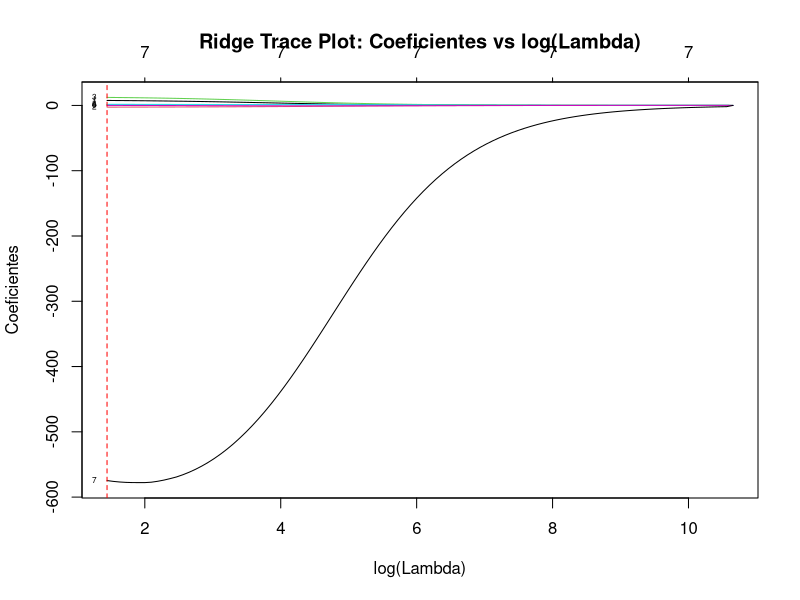

R code for this plot: (Note: this script raises an error after producing the figure.)
# Carregar pacotes
library(readxl)
library(caret)
library(glmnet)
library(car)
library(corrplot)

# Ler os dados
dados <- read_excel("dados_pinus.xlsx")

#------------------ Modelo Ridge Completo ----------------------------#
set.seed(123)
train_index <- createDataPartition(dados$VOLUME, p = 0.7, list = FALSE)
dados_treino <- dados[train_index, ]
dados_teste <- dados[-train_index, ]

x_train <- model.matrix(VOLUME ~ ., dados_treino)[, -1]  # Remove intercepto
y_train <- dados_treino$VOLUME

x_test <- model.matrix(VOLUME ~ ., dados_teste)[, -1]
y_test <- dados_teste$VOLUME

# Regressão Ridge (alpha = 0)
cv_ridge <- cv.glmnet(x_train, y_train, alpha = 0, standardize = TRUE)

# Melhor lambda
best_lambda_ridge <- cv_ridge$lambda.min
cat("Melhor lambda (Ridge):", best_lambda_ridge, "\n")


modelo_ridge <- glmnet(x_train, y_train,
                       alpha = 0,
                       lambda = best_lambda_ridge,
                       standardize = TRUE)


# Coeficientes do modelo final
coef_ridge <- coef(modelo_ridge)
print(coef_ridge)

# Predição no conjunto de teste
y_pred_ridge <- predict(modelo_ridge, s = best_lambda_ridge, newx = x_test)

R2_ridge <- cor(y_test, y_pred_ridge)^2
rmse_ridge <- sqrt(mean((y_test - y_pred_ridge)^2))
mae_ridge <- mean(abs(y_test - y_pred_ridge))

cat("\nDesempenho do modelo Ridge (com todas as variáveis):\n")
cat("R²:", R2_ridge, "\nRMSE:", rmse_ridge, "\nMAE:", mae_ridge, "\n")

modelo_ridge_seq <- glmnet(x_train, y_train, alpha = 0, standardize = TRUE)
plot(modelo_ridge_seq, xvar = "lambda", label = TRUE,
     main = "Ridge Trace Plot: Coeficientes vs log(Lambda)",
     xlab = "log(Lambda)", ylab = "Coeficientes")
abline(v = log(best_lambda_ridge), col = "red", lty = 2)


#-----------------------------------------------------------------------#
# Modelo Ridge sem (Area Basal)

# Remover a variável AREA_BASAL
dados_sem_area <- dados %>% select(-AREA_BASAL)

# Dividir em treino/teste
set.seed(123)
train_index2 <- createDataPartition(dados_sem_area$VOLUME, p = 0.7, list = FALSE)
dados_treino2 <- dados_sem_area[train_index2, ]
dados_teste2 <- dados_sem_area[-train_index2, ]

# Matriz de preditores
x_train2 <- model.matrix(VOLUME ~ ., dados_treino2)[, -1]
y_train2 <- dados_treino2$VOLUME

x_test2 <- model.matrix(VOLUME ~ ., dados_teste2)[, -1]
y_test2 <- dados_teste2$VOLUME

# Ridge com CV sem Área Basal
cv_ridge2 <- cv.glmnet(x_train2, y_train2, alpha = 0, standardize = TRUE)
best_lambda_ridge2 <- cv_ridge2$lambda.min
modelo_ridge2 <- glmnet(x_train2, y_train2, alpha = 0, lambda = best_lambda_ridge2, standardize = TRUE)

# Predição e avaliação
y_pred_ridge2 <- predict(modelo_ridge2, s = best_lambda_ridge2, newx = x_test2)
R2_ridge2 <- cor(y_test2, y_pred_ridge2)^2
rmse_ridge2 <- sqrt(mean((y_test2 - y_pred_ridge2)^2))
mae_ridge2 <- mean(abs(y_test2 - y_pred_ridge2))

cat("\nRidge SEM Área Basal:\n")
cat("R²:", R2_ridge2, "\nRMSE:", rmse_ridge2, "\nMAE:", mae_ridge2, "\n")
#-----------------------------------------------------------------------#

#------------------ Modelo Ridge (sem DAP) ----------------------------#
# Remover DAP
dados_sem_dap <- dados %>% select(-DAP)

# Dividir dados em treino e teste
set.seed(123)
train_idx_dap <- createDataPartition(dados_sem_dap$VOLUME, p = 0.7, list = FALSE)
dados_treino_dap <- dados_sem_dap[train_idx_dap, ]
dados_teste_dap  <- dados_sem_dap[-train_idx_dap, ]

x_train_dap <- model.matrix(VOLUME ~ ., dados_treino_dap)[, -1]
y_train_dap <- dados_treino_dap$VOLUME

x_test_dap <- model.matrix(VOLUME ~ ., dados_teste_dap)[, -1]
y_test_dap <- dados_teste_dap$VOLUME

cv_ridge_dap <- cv.glmnet(x_train_dap, y_train_dap, alpha = 0, standardize = TRUE)
best_lambda_dap <- cv_ridge_dap$lambda.min
cat("Melhor lambda (sem DAP):", best_lambda_dap, "\n")

modelo_ridge_dap <- glmnet(x_train_dap, y_train_dap,
                           alpha = 0,
                           lambda = best_lambda_dap,
                           standardize = TRUE)
coef(modelo_ridge_dap)

# Predição
y_pred_dap <- predict(modelo_ridge_dap, s = best_lambda_dap, newx = x_test_dap)

# Métricas de desempenho
R2_dap <- cor(y_test_dap, y_pred_dap)^2
rmse_dap <- sqrt(mean((y_test_dap - y_pred_dap)^2))
mae_dap <- mean(abs(y_test_dap - y_pred_dap))

cat("\nModelo Ridge SEM DAP:\n")
cat("R²:", R2_dap, "\nRMSE:", rmse_dap, "\nMAE:", mae_dap, "\n")



#------------------ Modelo Ridge (sem DAP + Area basal) ----------------------------#
# Remover as duas variáveis
dados_sem_dap_ab <- dados %>% select(-DAP, -AREA_BASAL)

# Dividir em treino e teste
set.seed(123)
train_idx_dap_ab <- createDataPartition(dados_sem_dap_ab$VOLUME, p = 0.7, list = FALSE)
dados_treino_dap_ab <- dados_sem_dap_ab[train_idx_dap_ab, ]
dados_teste_dap_ab  <- dados_sem_dap_ab[-train_idx_dap_ab, ]


x_train_dap_ab <- model.matrix(VOLUME ~ ., dados_treino_dap_ab)[, -1]
y_train_dap_ab <- dados_treino_dap_ab$VOLUME

x_test_dap_ab <- model.matrix(VOLUME ~ ., dados_teste_dap_ab)[, -1]
y_test_dap_ab <- dados_teste_dap_ab$VOLUME

cv_ridge_dap_ab <- cv.glmnet(x_train_dap_ab, y_train_dap_ab, alpha = 0, standardize = TRUE)
best_lambda_dap_ab <- cv_ridge_dap_ab$lambda.min
cat("Melhor lambda (sem DAP e Área Basal):", best_lambda_dap_ab, "\n")

modelo_ridge_dap_ab <- glmnet(x_train_dap_ab, y_train_dap_ab,
                              alpha = 0,
                              lambda = best_lambda_dap_ab,
                              standardize = TRUE)


y_pred_dap_ab <- predict(modelo_ridge_dap_ab, s = best_lambda_dap_ab, newx = x_test_dap_ab)

R2_dap_ab <- cor(y_test_dap_ab, y_pred_dap_ab)^2
rmse_dap_ab <- sqrt(mean((y_test_dap_ab - y_pred_dap_ab)^2))
mae_dap_ab <- mean(abs(y_test_dap_ab - y_pred_dap_ab))

cat("\nModelo Ridge SEM DAP e SEM Área Basal:\n")
cat("R²:", R2_dap_ab, "\nRMSE:", rmse_dap_ab, "\nMAE:", mae_dap_ab, "\n")
#------------------------------------------------------------------------------#



#--------------- Modelo Lasso Geral --------------------------------------------#
# Preparar dados completos
set.seed(123)
train_index_lasso <- createDataPartition(dados$VOLUME, p = 0.7, list = FALSE)
dados_treino_lasso <- dados[train_index_lasso, ]
dados_teste_lasso  <- dados[-train_index_lasso, ]

x_train_lasso <- model.matrix(VOLUME ~ ., dados_treino_lasso)[, -1]
y_train_lasso <- dados_treino_lasso$VOLUME

x_test_lasso <- model.matrix(VOLUME ~ ., dados_teste_lasso)[, -1]
y_test_lasso <- dados_teste_lasso$VOLUME

# Validação cruzada para Lasso (alpha = 1)
cv_lasso <- cv.glmnet(x_train_lasso, y_train_lasso, alpha = 1, standardize = TRUE)
best_lambda_lasso <- cv_lasso$lambda.min
modelo_lasso <- glmnet(x_train_lasso, y_train_lasso, alpha = 1, lambda = best_lambda_lasso, standardize = TRUE)

# Predição no teste
y_pred_lasso <- predict(modelo_lasso, s = best_lambda_lasso, newx = x_test_lasso)
R2_lasso <- cor(y_test_lasso, y_pred_lasso)^2
rmse_lasso <- sqrt(mean((y_test_lasso - y_pred_lasso)^2))
mae_lasso <- mean(abs(y_test_lasso - y_pred_lasso))

# Variáveis selecionadas
coef_lasso <- coef(modelo_lasso)
variaveis_lasso <- rownames(coef_lasso)[coef_lasso[, 1] != 0 & rownames(coef_lasso) != "(Intercept)"]

cat("Lasso COM todas as variáveis:\n")
cat("R²:", R2_lasso, "\nRMSE:", rmse_lasso, "\nMAE:", mae_lasso, "\n")
cat("Variáveis selecionadas:", paste(variaveis_lasso, collapse = ", "), "\n")



#--------------- Modelo Lasso (Sem Aerea Basal) --------------------------------------------#
# Remover AREA_BASAL
dados_lasso_ab <- dados %>% select(-AREA_BASAL)

# Dividir treino/teste
set.seed(123)
train_index_lasso_ab <- createDataPartition(dados_lasso_ab$VOLUME, p = 0.7, list = FALSE)
dados_treino_lasso_ab <- dados_lasso_ab[train_index_lasso_ab, ]
dados_teste_lasso_ab  <- dados_lasso_ab[-train_index_lasso_ab, ]

# Matriz de preditores
x_train_lasso_ab <- model.matrix(VOLUME ~ ., dados_treino_lasso_ab)[, -1]
y_train_lasso_ab <- dados_treino_lasso_ab$VOLUME

x_test_lasso_ab <- model.matrix(VOLUME ~ ., dados_teste_lasso_ab)[, -1]
y_test_lasso_ab <- dados_teste_lasso_ab$VOLUME

# Ajuste do modelo Lasso com validação cruzada
cv_lasso_ab <- cv.glmnet(x_train_lasso_ab, y_train_lasso_ab, alpha = 1, standardize = TRUE)
best_lambda_lasso_ab <- cv_lasso_ab$lambda.min

modelo_lasso_ab <- glmnet(x_train_lasso_ab, y_train_lasso_ab,
                          alpha = 1,
                          lambda = best_lambda_lasso_ab,
                          standardize = TRUE)

# Predição e métricas
y_pred_lasso_ab <- predict(modelo_lasso_ab, s = best_lambda_lasso_ab, newx = x_test_lasso_ab)
R2_lasso_ab <- cor(y_test_lasso_ab, y_pred_lasso_ab)^2
rmse_lasso_ab <- sqrt(mean((y_test_lasso_ab - y_pred_lasso_ab)^2))
mae_lasso_ab <- mean(abs(y_test_lasso_ab - y_pred_lasso_ab))

# Variáveis selecionadas
coef_lasso_ab <- coef(modelo_lasso_ab)
variaveis_lasso_ab <- rownames(coef_lasso_ab)[coef_lasso_ab[, 1] != 0 & rownames(coef_lasso_ab) != "(Intercept)"]

# Resultado
cat("\nLasso SEM AREA_BASAL:\n")
cat("R²:", R2_lasso_ab, "\nRMSE:", rmse_lasso_ab, "\nMAE:", mae_lasso_ab, "\n")
cat("Variáveis selecionadas:", paste(variaveis_lasso_ab, collapse = ", "), "\n")


#--------------- Modelo Lasso (Sem DAP) --------------------------------------------#
# Remover DAP
dados_lasso_dap <- dados %>% select(-DAP)

# Dividir treino/teste
set.seed(123)
train_index_lasso_dap <- createDataPartition(dados_lasso_dap$VOLUME, p = 0.7, list = FALSE)
dados_treino_lasso_dap <- dados_lasso_dap[train_index_lasso_dap, ]
dados_teste_lasso_dap  <- dados_lasso_dap[-train_index_lasso_dap, ]

# Matriz de preditores
x_train_lasso_dap <- model.matrix(VOLUME ~ ., dados_treino_lasso_dap)[, -1]
y_train_lasso_dap <- dados_treino_lasso_dap$VOLUME

x_test_lasso_dap <- model.matrix(VOLUME ~ ., dados_teste_lasso_dap)[, -1]
y_test_lasso_dap <- dados_teste_lasso_dap$VOLUME

# Ajustar modelo Lasso
cv_lasso_dap <- cv.glmnet(x_train_lasso_dap, y_train_lasso_dap, alpha = 1, standardize = TRUE)
best_lambda_lasso_dap <- cv_lasso_dap$lambda.min

modelo_lasso_dap <- glmnet(x_train_lasso_dap, y_train_lasso_dap,
                           alpha = 1,
                           lambda = best_lambda_lasso_dap,
                           standardize = TRUE)

# Predição e métricas
y_pred_lasso_dap <- predict(modelo_lasso_dap, s = best_lambda_lasso_dap, newx = x_test_lasso_dap)
R2_lasso_dap <- cor(y_test_lasso_dap, y_pred_lasso_dap)^2
rmse_lasso_dap <- sqrt(mean((y_test_lasso_dap - y_pred_lasso_dap)^2))
mae_lasso_dap <- mean(abs(y_test_lasso_dap - y_pred_lasso_dap))

# Variáveis selecionadas
coef_lasso_dap <- coef(modelo_lasso_dap)
variaveis_lasso_dap <- rownames(coef_lasso_dap)[coef_lasso_dap[, 1] != 0 & rownames(coef_lasso_dap) != "(Intercept)"]

# Resultado
cat("\nLasso SEM DAP:\n")
cat("R²:", R2_lasso_dap, "\nRMSE:", rmse_lasso_dap, "\nMAE:", mae_lasso_dap, "\n")
cat("Variáveis selecionadas:", paste(variaveis_lasso_dap, collapse = ", "), "\n")



#--------------- Modelo Lasso (Sem DAP + Area basal) --------------------------------------------#
# Remover DAP e AREA_BASAL
dados_lasso_dap_ab <- dados %>% select(-DAP, -AREA_BASAL)

# Dividir treino/teste
set.seed(123)
train_index_lasso_dap_ab <- createDataPartition(dados_lasso_dap_ab$VOLUME, p = 0.7, list = FALSE)
dados_treino_lasso_dap_ab <- dados_lasso_dap_ab[train_index_lasso_dap_ab, ]
dados_teste_lasso_dap_ab  <- dados_lasso_dap_ab[-train_index_lasso_dap_ab, ]

# Matriz preditores
x_train_lasso_dap_ab <- model.matrix(VOLUME ~ ., dados_treino_lasso_dap_ab)[, -1]
y_train_lasso_dap_ab <- dados_treino_lasso_dap_ab$VOLUME

x_test_lasso_dap_ab <- model.matrix(VOLUME ~ ., dados_teste_lasso_dap_ab)[, -1]
y_test_lasso_dap_ab <- dados_teste_lasso_dap_ab$VOLUME

# Ajustar modelo Lasso com CV
cv_lasso_dap_ab <- cv.glmnet(x_train_lasso_dap_ab, y_train_lasso_dap_ab, alpha = 1, standardize = TRUE)
best_lambda_lasso_dap_ab <- cv_lasso_dap_ab$lambda.min

modelo_lasso_dap_ab <- glmnet(x_train_lasso_dap_ab, y_train_lasso_dap_ab,
                              alpha = 1,
                              lambda = best_lambda_lasso_dap_ab,
                              standardize = TRUE)

# Predição e métricas
y_pred_lasso_dap_ab <- predict(modelo_lasso_dap_ab, s = best_lambda_lasso_dap_ab, newx = x_test_lasso_dap_ab)
R2_lasso_dap_ab <- cor(y_test_lasso_dap_ab, y_pred_lasso_dap_ab)^2
rmse_lasso_dap_ab <- sqrt(mean((y_test_lasso_dap_ab - y_pred_lasso_dap_ab)^2))
mae_lasso_dap_ab <- mean(abs(y_test_lasso_dap_ab - y_pred_lasso_dap_ab))

# Variáveis selecionadas
coef_lasso_dap_ab <- coef(modelo_lasso_dap_ab)
variaveis_lasso_dap_ab <- rownames(coef_lasso_dap_ab)[coef_lasso_dap_ab[, 1] != 0 & rownames(coef_lasso_dap_ab) != "(Intercept)"]

# Resultado
cat("\nLasso SEM DAP e SEM AREA_BASAL:\n")
cat("R²:", R2_lasso_dap_ab, "\nRMSE:", rmse_lasso_dap_ab, "\nMAE:", mae_lasso_dap_ab, "\n")
cat("Variáveis selecionadas:", paste(variaveis_lasso_dap_ab, collapse = ", "), "\n")



#------------------- MODELO Elastic Net ----------------------------------------#

library(caret)
library(glmnet)
library(dplyr)

set.seed(123)

# Dividir dados em treino (70%) e teste (30%)
train_idx <- createDataPartition(dados$VOLUME, p = 0.7, list = FALSE)
dados_treino <- dados[train_idx, ]
dados_teste  <- dados[-train_idx, ]

# Criar matriz preditora e vetor resposta para treino e teste
x_train <- model.matrix(VOLUME ~ ., dados_treino)[, -1]
y_train <- dados_treino$VOLUME

x_test <- model.matrix(VOLUME ~ ., dados_teste)[, -1]
y_test <- dados_teste$VOLUME

# Definir grid para alpha (0 a 1 de 0.1 em 0.1), lambda será ajustado automaticamente
tuneGrid <- expand.grid(
  alpha = seq(0, 1, by = 0.1),
  lambda = NA  # caret vai ajustar
)

# Controle de treino: 10-fold Cross Validation
train_control <- trainControl(method = "cv", number = 10)

# Treinar Elastic Net com caret
elastic_net_model <- train(
  x = x_train,
  y = y_train,
  method = "glmnet",
  tuneGrid = tuneGrid,
  trControl = train_control,
  preProcess = c("center", "scale")
)

# Mostrar os melhores hiperparâmetros
best_alpha <- elastic_net_model$bestTune$alpha
best_lambda <- elastic_net_model$bestTune$lambda
cat("Melhor alpha (mix Ridge/Lasso):", best_alpha, "\n")
cat("Melhor lambda (penalização):", best_lambda, "\n")

# Predição e avaliação no conjunto teste
y_pred <- predict(elastic_net_model, newdata = x_test)
R2 <- cor(y_test, y_pred)^2
rmse <- sqrt(mean((y_test - y_pred)^2))
mae <- mean(abs(y_test - y_pred))

cat("Desempenho no teste:\n")
cat("R²:", R2, "\nRMSE:", rmse, "\nMAE:", mae, "\n")

# Coeficientes do modelo final
coef_elastic <- coef(elastic_net_model$finalModel, s = best_lambda)
variaveis_selecionadas <- rownames(coef_elastic)[coef_elastic[, 1] != 0 & rownames(coef_elastic) != "(Intercept)"]
cat("Variáveis selecionadas:", paste(variaveis_selecionadas, collapse = ", "), "\n")















# Pacotes necessários
library(glmnet)
library(caret)

# Selecionar variáveis
vars_selecionadas <- c("DAP", "ALTURA", "IDADE", "DAF")
formula <- as.formula(paste("VOLUME ~", paste(vars_selecionadas, collapse = " + ")))

# Divisão treino/teste
set.seed(123)
train_index <- createDataPartition(dados$VOLUME, p = 0.7, list = FALSE)
dados_treino <- dados[train_index, ]
dados_teste  <- dados[-train_index, ]

# Matriz para glmnet
x_treino <- model.matrix(formula, dados_treino)[, -1]
y_treino <- dados_treino$VOLUME

x_teste <- model.matrix(formula, dados_teste)[, -1]
y_teste <- dados_teste$VOLUME

### ------------------- RIDGE -------------------
cv_ridge <- cv.glmnet(x_treino, y_treino, alpha = 0, standardize = TRUE)
best_lambda_ridge <- cv_ridge$lambda.min
modelo_ridge <- glmnet(x_treino, y_treino, alpha = 0, lambda = best_lambda_ridge, standardize = TRUE)
pred_ridge <- predict(modelo_ridge, newx = x_teste, s = best_lambda_ridge)

# Métricas Ridge
r2_ridge <- cor(y_teste, pred_ridge)^2
rmse_ridge <- sqrt(mean((y_teste - pred_ridge)^2))
mae_ridge <- mean(abs(y_teste - pred_ridge))
mape_ridge <- mean(abs((y_teste - pred_ridge) / y_teste)) * 100

### ------------------- LASSO -------------------
cv_lasso <- cv.glmnet(x_treino, y_treino, alpha = 1, standardize = TRUE)
best_lambda_lasso <- cv_lasso$lambda.min
modelo_lasso <- glmnet(x_treino, y_treino, alpha = 1, lambda = best_lambda_lasso, standardize = TRUE)
pred_lasso <- predict(modelo_lasso, newx = x_teste, s = best_lambda_lasso)

# Métricas Lasso
r2_lasso <- cor(y_teste, pred_lasso)^2
rmse_lasso <- sqrt(mean((y_teste - pred_lasso)^2))
mae_lasso <- mean(abs(y_teste - pred_lasso))
mape_lasso <- mean(abs((y_teste - pred_lasso) / y_teste)) * 100

### ------------------- Resultados -------------------
cat("===== RIDGE =====\n")
cat("Lambda:", best_lambda_ridge, "\n")
cat("R²:", round(r2_ridge, 4), "\n")
cat("RMSE:", round(rmse_ridge, 4), "\n")
cat("MAE:", round(mae_ridge, 4), "\n")
cat("MAPE (%):", round(mape_ridge, 2), "\n")
cat("Coeficientes:\n")
print(coef(modelo_ridge, s = best_lambda_ridge))

cat("\n===== LASSO =====\n")
cat("Lambda:", best_lambda_lasso, "\n")
cat("R²:", round(r2_lasso, 4), "\n")
cat("RMSE:", round(rmse_lasso, 4), "\n")
cat("MAE:", round(mae_lasso, 4), "\n")
cat("MAPE (%):", round(mape_lasso, 2), "\n")
cat("Coeficientes:\n")
print(coef(modelo_lasso, s = best_lambda_lasso))










